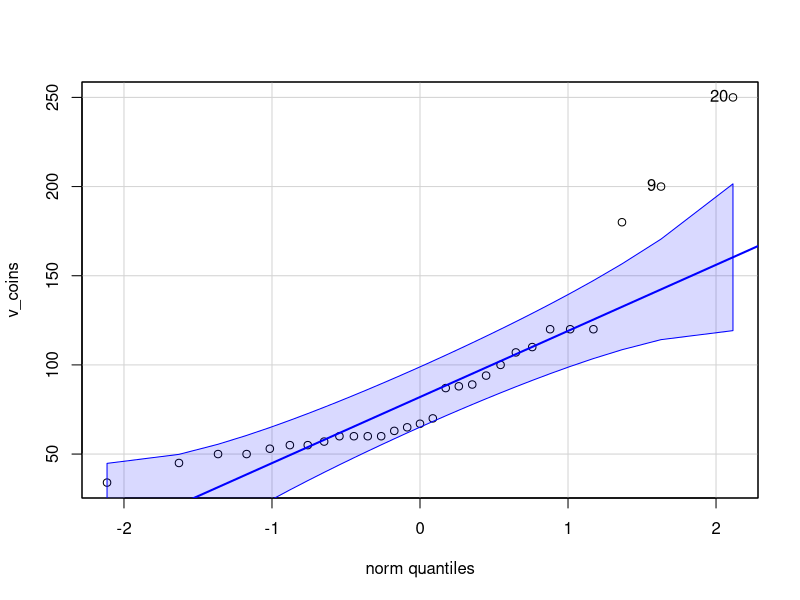
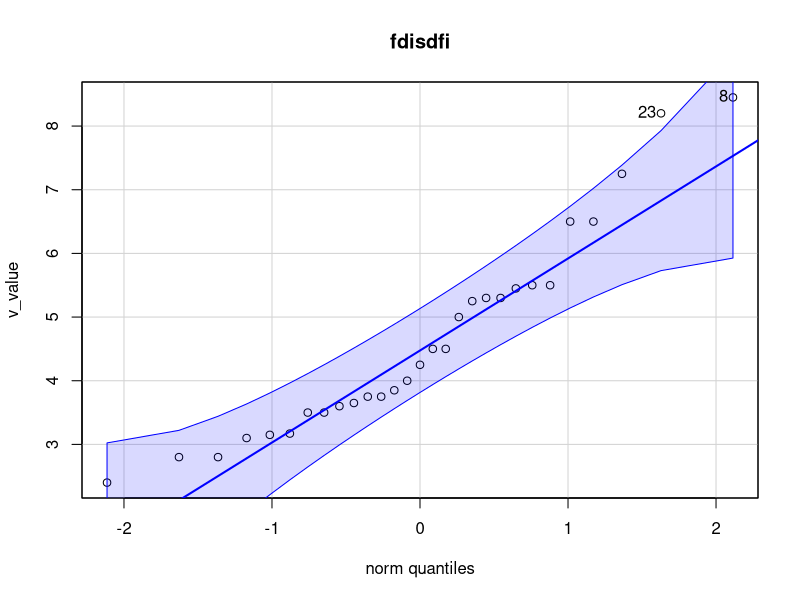
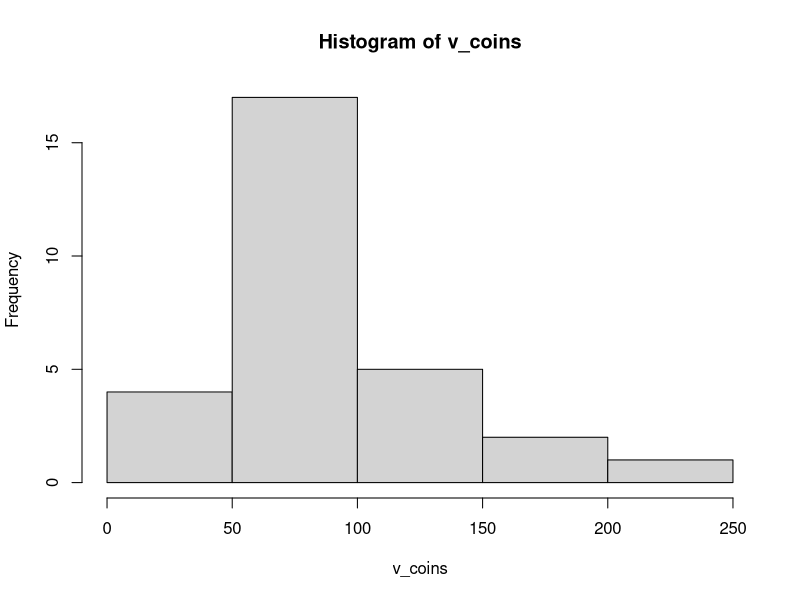
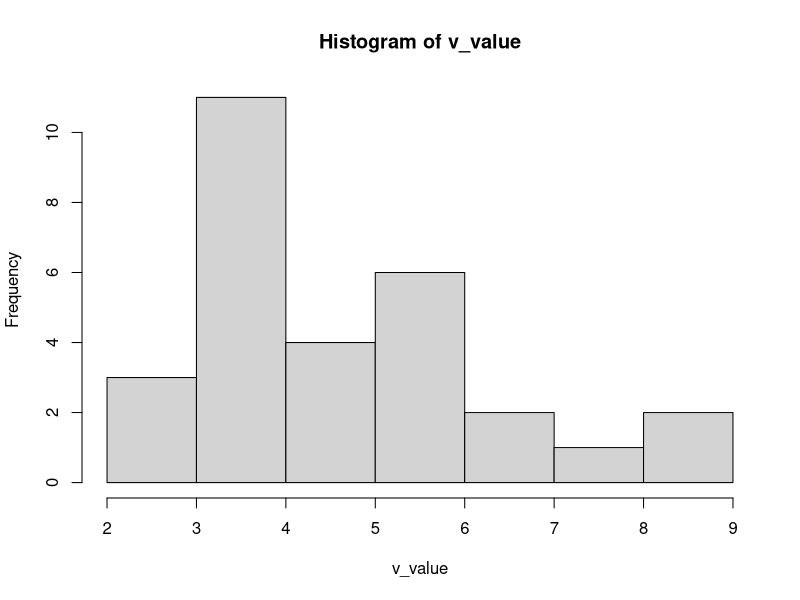
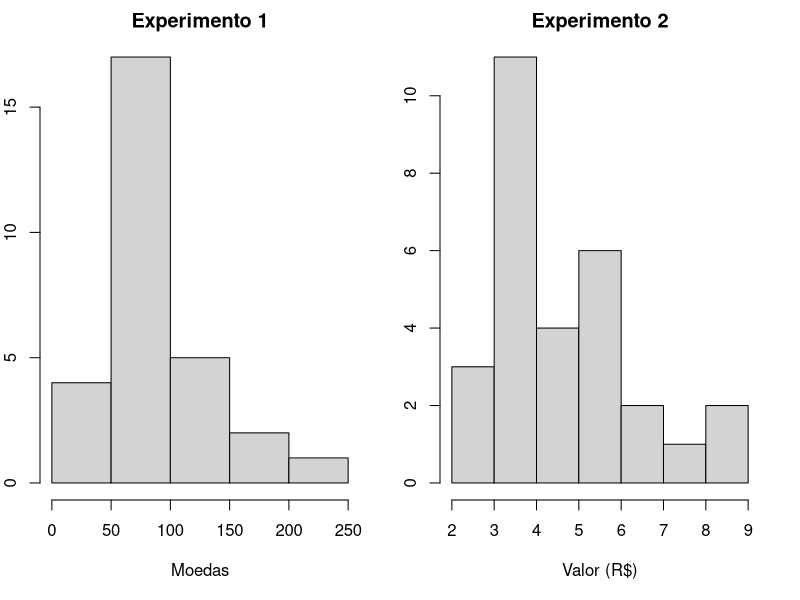
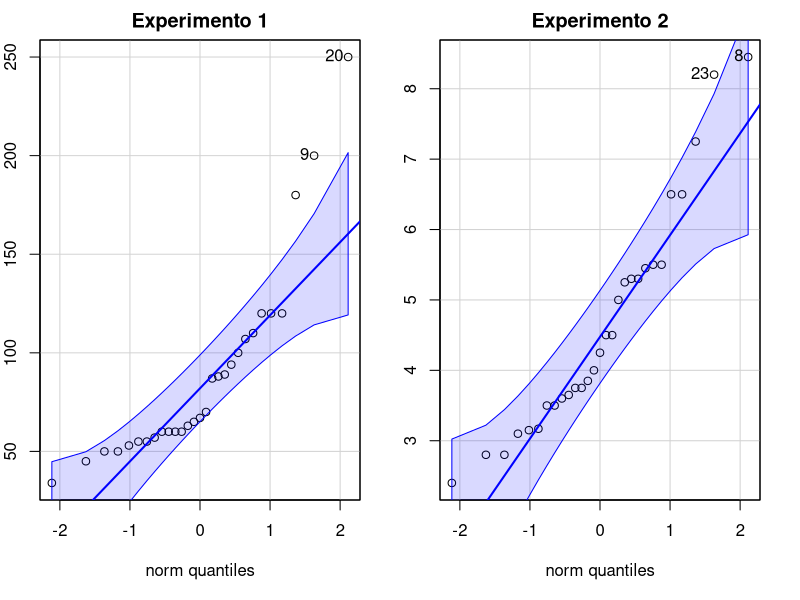

Reproduce these figures in R, in order.
## ---- chunk 1
  if (!require(readr, quietly = TRUE)){
    install.packages("readr")
  }
  if (!require(car, quietly = TRUE)){
    install.packages("car")
  }
  if (!require(lmtest, quietly = TRUE)){
    install.packages("lmtest")
  }
  v_data = readr::read_csv('data.csv')
  v_coins = v_data$coins
  v_value = v_data$value
  
  v_sampleSize = length(v_coins)
  
  
  v_coins.mean = mean(v_coins)
v_coins.sd = sd(v_coins)
v_coins.rsd = sd(v_coins)/mean(v_coins)
v_coins.interval = t.test(v_coins)$conf.int

v_value.mean = mean(v_value)
v_value.sd = sd(v_value)
v_value.rsd = sd(v_value)/mean(v_value)
v_value.interval = t.test(v_value)$conf.int
  
  ## normality assumption
  qqPlot(v_coins)
  qqPlot(v_value)
  title("fdisdfi")
  
  hist(v_coins)
  hist(v_value)
  
shapiro.test(v_coins)
shapiro.test(v_value)

#nivel de significancia
alpha<-0.05

## independence assumption
dwtest(v_coins~1)
dwtest(v_value~1)

## inference estatística - teste de t student
t.test(v_coins, mu=130)
t.test(v_value, mu=2.60*3.5) # mu = 9.10

## Potência estatística do teste
power.t.test(n=29, delta=10, sd=v_coins.sd, sig.level=0.05, type="one.sample", alternative="two.sided")
power.t.test(power=0.8, delta=5, sd=v_coins.sd, sig.level=0.05, type="one.sample", alternative="two.sided")

power.t.test(n=29, delta=0.05, sd=v_value.sd, sig.level=0.05, type="one.sample", alternative="two.sided")
power.t.test(power=0.8, delta=0.5, sd=v_value.sd, sig.level=0.05, type="one.sample", alternative="two.sided")
## ---- chunk 2
# Análise descritiva
v_coins.mean = mean(v_coins)
v_coins.sd = sd(v_coins)
v_coins.rsd = sd(v_coins)/mean(v_coins)
v_coins.interval = t.test(v_coins)$conf.int

v_value.mean = mean(v_value)
v_value.sd = sd(v_value)
v_value.rsd = sd(v_value)/mean(v_value)
v_value.interval = t.test(v_value)$conf.int

## ---- chunk 3
v_coins.tTest<-t.test(v_coins, mu=130)
v_value.tTest<-t.test(v_value, mu=9.10)

v_coins.p <- v_coins.tTest$p.value
v_value.p <- v_value.tTest$p.value

#teste de potência para o caso A
v_coins.delta = 10
v_coins.desiredPower = 0.8
# fixando-se o tamanho da amostra
v_coins.powerReal = power.t.test(n=29, delta=v_coins.delta, sd=v_coins.sd, sig.level=0.05, type="one.sample", alternative="two.sided")$power
# fixando-se  potência do teste
v_coins.n = power.t.test(power=v_coins.desiredPower, delta=v_coins.delta, sd=v_coins.sd, sig.level=0.05, type="one.sample", alternative="two.sided")$n

# teste de potência para o caso B
v_value.delta = 0.5
v_value.desiredPower = 0.8
# fixando-se o tamanho da amostra
v_value.powerReal = power.t.test(n=29, delta=0.5, sd=v_value.sd, sig.level=0.05, type="one.sample", alternative="two.sided")$power
# fixando-se  potência do teste
v_value.n = power.t.test(power=v_value.desiredPower, delta=v_value.delta, sd=v_value.sd, sig.level=0.05, type="one.sample", alternative="two.sided")$n
## ---- chunk 4
par(mfrow=c(1,2), mai=.4*c(2.5,1,1,1))
hist(v_coins, main = "Experimento 1", xlab = "Moedas")
hist(v_value, main = "Experimento 2", xlab="Valor (R$)")

## ---- chunk 5
par(mfrow=c(1,2), mai=.4*c(2.5,1,1,1))
qqPlot(v_coins)
title("Experimento 1")
qqPlot(v_value)
title("Experimento 2")

v_coins.shapiroP = shapiro.test(v_coins)$p.value
v_coins.shapiroW = shapiro.test(v_coins)$statistic
v_value.shapiroP = shapiro.test(v_value)$p.value
v_value.shapiroW = shapiro.test(v_value)$statistic
## ---- chunk 6
v_coins.durbinP = dwtest(v_coins~1)$p.value
v_value.durbinP = dwtest(v_value~1)$p.value
